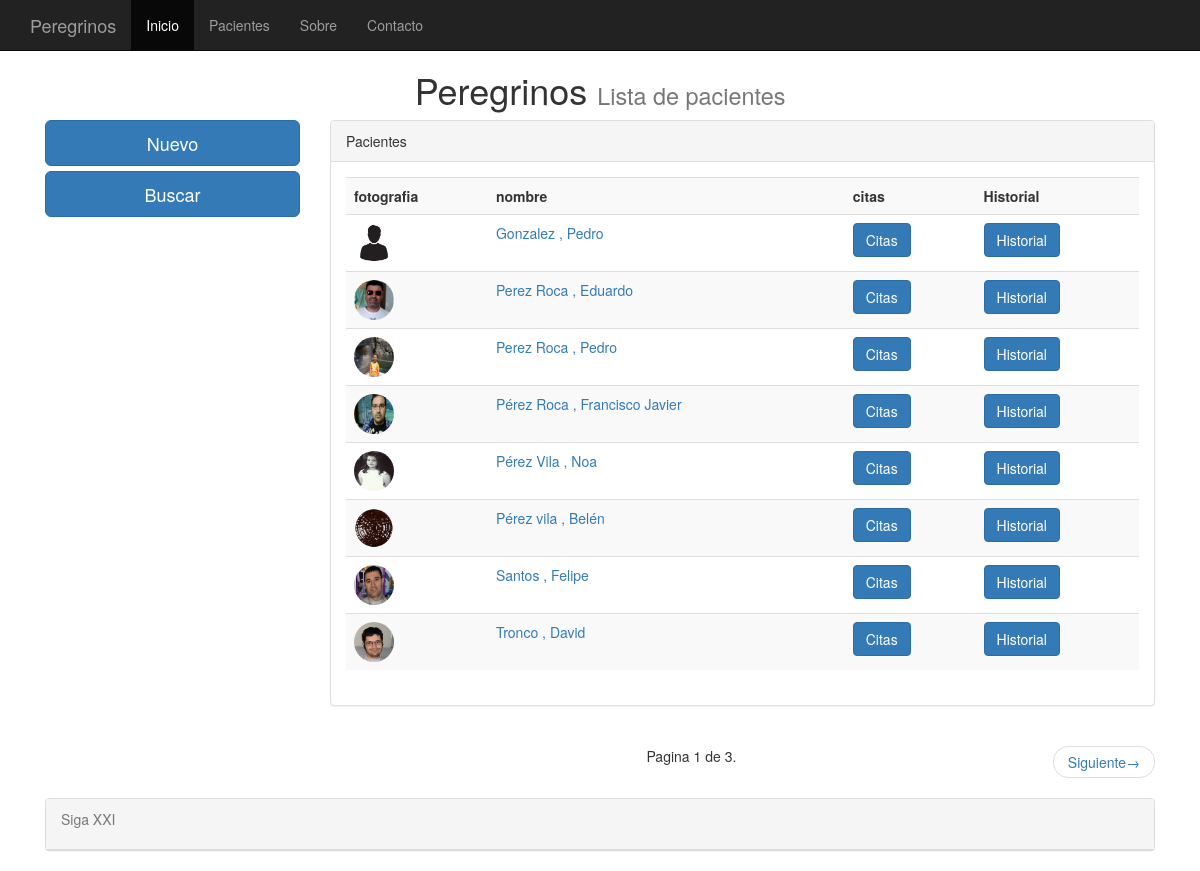
The app's page /pacientes/, older data.
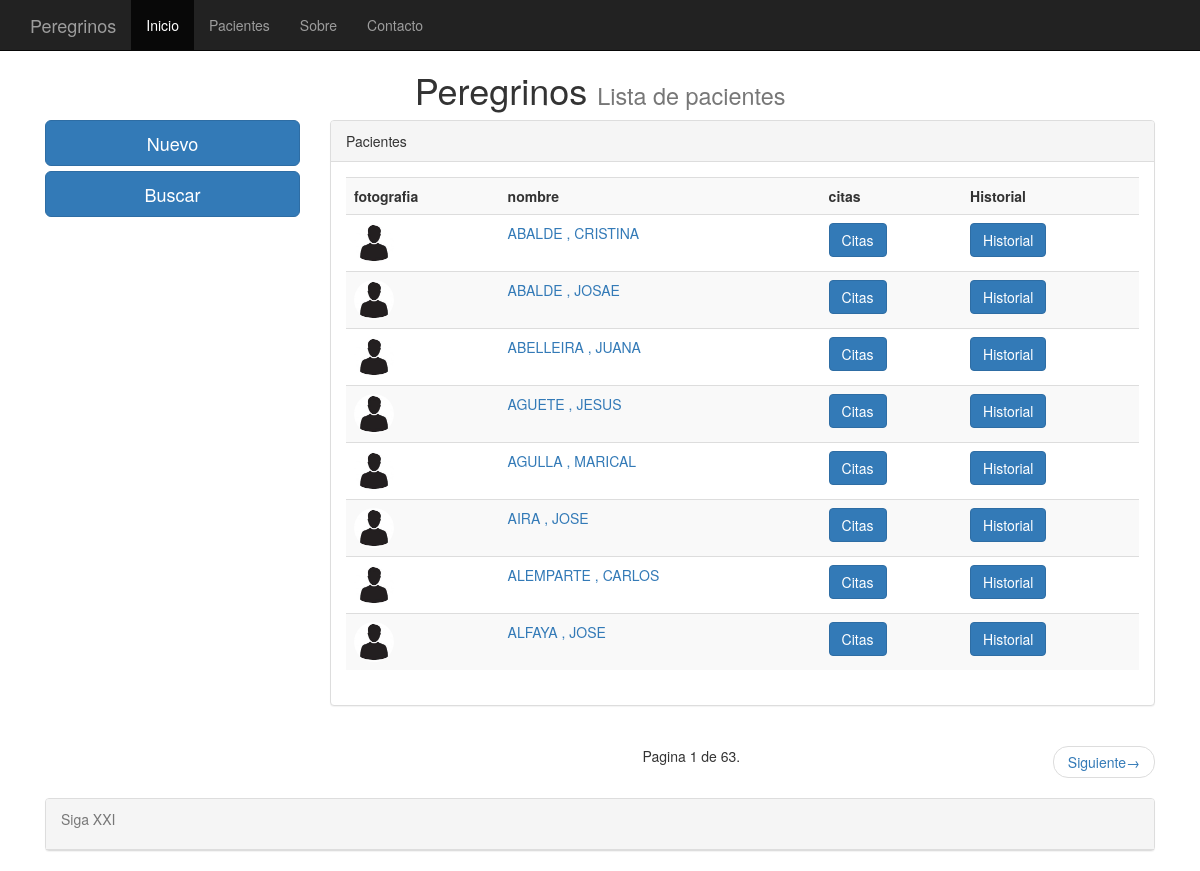
The same page, newer data.
### clinica/models.py (models this page shows, shortened)
class clientes(models.Model):
    nombre = models.CharField(max_length=75)
    apellidos = models.CharField(max_length=75)
    telefono =  models.PositiveIntegerField(null=True, blank=True)
    telefono2 = models.PositiveIntegerField(null=True, blank=True)
    antiguedad = models.DateTimeField(default=datetime.now, blank=True)
    fotografia = models.ImageField(upload_to='imagenes', blank=True)

### clinica/views.py (the view)
# urls.py: url(r'^pacientes/',ListaPacientes.as_view(), name = 'ListaPacientes'),
class ListaPacientes(ListView):
    queryset = clientes.objects.order_by('apellidos')
    context_object_name = 'clientes'
    paginate_by = 8

### templates/clinica/clientes_list.html (shortened to what this page needs)
{% extends "base.html" %}
{%   load   staticfiles   %}
{% block titulo %}
Lista de pacientes
{% endblock %}
{% block content %}
<row>
	<div class="col-md-3">
		<a href="/paciente/agregar" class="btn btn-primary btn-lg btn-block">Nuevo</a>
		<a href="/pacientes_buscar" class="btn btn-primary btn-lg btn-block">Buscar</a>
	</div>
	<div class="col-md-9" >
		<div class="panel panel-default">
			<div class="panel-heading">Pacientes</div>
			<div class ="panel-body">
				{% if object_list %}
				<table class="table table-striped">
					<th>fotografia</th>
					<th>nombre</th>
					<th>citas</th>
					<th>Historial</th>
          {% for pacientes  in object_list %}
						<tr>
							<td>
								{% if pacientes.fotografia %}
									<img src="{{ pacientes.fotografia.url }}"  class="img-circle" width="40" height="40" >
								{% else %}
									<img src="/media/imagenes/user.jpg"  class="img-circle" width="40" height="40">
								{% endif %}
							</td>
							<td><a href="/pacientes_detalle/{{pacientes.id}}/"><spam>{{ pacientes.apellidos | capfirst }} , {{ pacientes.nombre | capfirst }}</spam></a></td>
							<td><a href="/citas/{{pacientes.id}}/" class="btn btn-primary">Citas<a></td>
							<td><a href="/historial/{{pacientes.id}}/" class="btn btn-primary">Historial<a></td>
					{% endfor %}
				  </table>
		    {% else %}
        	<p class="text-warning">No hay clientes registrados.</p>
        {% endif %}
			</div>
		</div>
	</div>
</row>
<row>
	<div class="col-md-9 col-md-offset-3">
		<nav>
			<ul class="pager">
				<li> Pagina {{ page_obj.number }} de {{ paginator.num_pages }}.</li>
				{% if page_obj.has_next %}
				<li class="next"><a href="?page={{ page_obj.next_page_number }}">Siguiente<spam aria-hideen="true">&rarr;</spam></a></li>
				{%endif%}
			</ul>
		</nav>
	</div>
</row>
{% endblock %}

Row changes from the older to the newer data that the page shows:
no longer on this page (row edited): clientes: apellidos "Gonzalez", nombre "Pedro"
no longer on this page (row edited): clientes: fotografia (picture), apellidos "Perez Roca", nombre "Eduardo"
no longer on this page (row edited): clientes: fotografia (picture), apellidos "Perez Roca", nombre "Pedro"
no longer on this page (row edited): clientes: fotografia (picture), apellidos "Pérez Roca", nombre "Francisco Javier"
no longer on this page (row edited): clientes: fotografia (picture), apellidos "Pérez Vila", nombre "Noa"
no longer on this page (row edited): clientes: fotografia (picture), apellidos "Pérez vila", nombre "Belén"
no longer on this page (row edited): clientes: fotografia (picture), apellidos "Santos", nombre "Felipe"
no longer on this page (row edited): clientes: fotografia (picture), apellidos "Tronco", nombre "David"
added clientes: fotografia (placeholder picture), apellidos "ABALDE", nombre "CRISTINA"
added clientes: fotografia (placeholder picture), apellidos "ABALDE", nombre "JOSAE"
added clientes: fotografia (placeholder picture), apellidos "ABELLEIRA", nombre "JUANA"
added clientes: fotografia (placeholder picture), apellidos "AGUETE", nombre "JESUS"
added clientes: fotografia (placeholder picture), apellidos "AGULLA", nombre "MARICAL"
added clientes: fotografia (placeholder picture), apellidos "AIRA", nombre "JOSE"
added clientes: fotografia (placeholder picture), apellidos "ALEMPARTE", nombre "CARLOS"
added clientes: fotografia (placeholder picture), apellidos "ALFAYA", nombre "JOSE"
Text that changed along with them:
{{ paginator.num_pages }}: "3" → "63"
